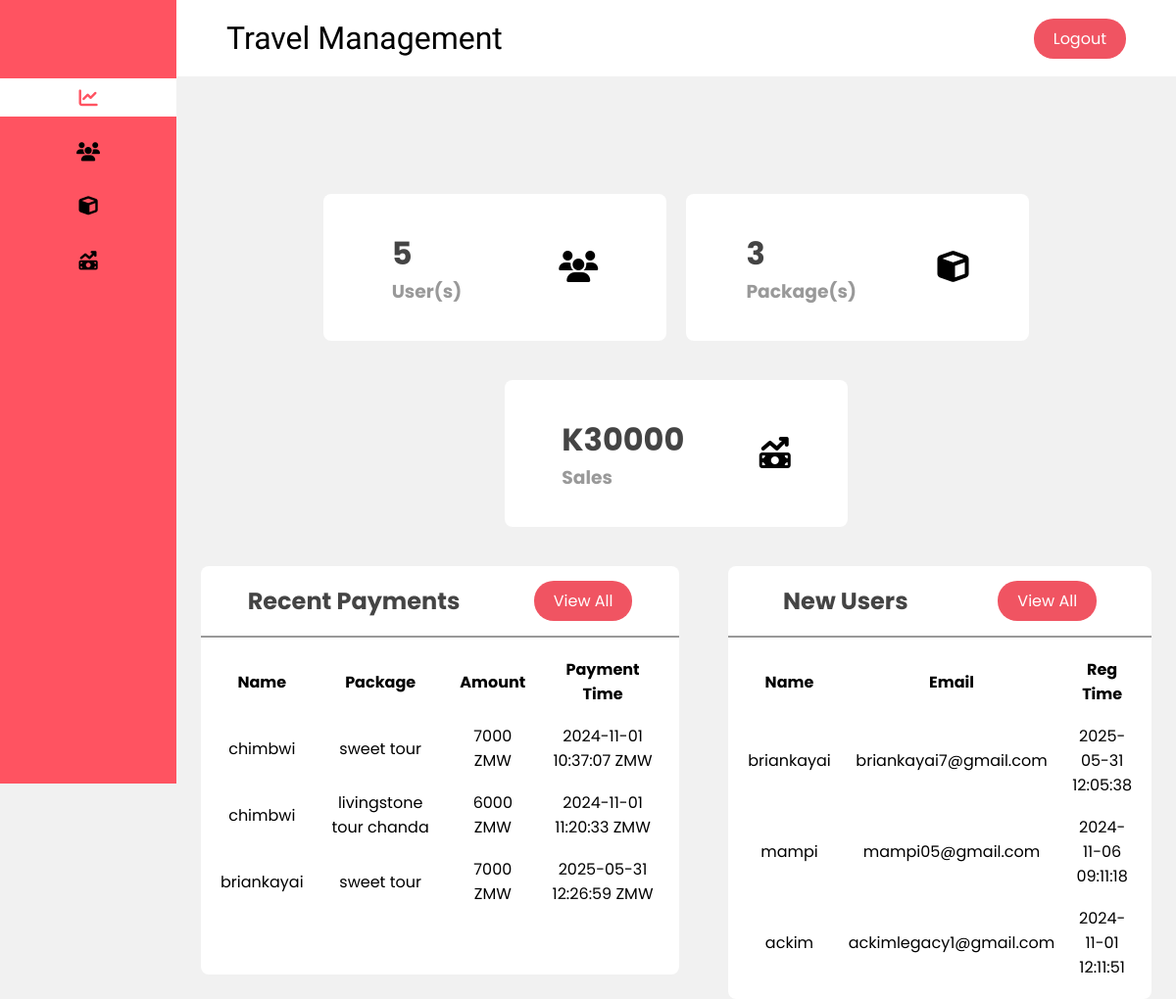
The page /auth/admin_dashboard.php (signed in) on the database its author committed.
### tables this page shows
CREATE TABLE `transactions` (
  `id` int(10) NOT NULL,
  `trans_id` varchar(255) DEFAULT NULL,
  `user_id` int(10) DEFAULT NULL,
  `package_id` int(10) DEFAULT NULL,
  `trans_amount` int(10) DEFAULT NULL,
  `trans_date` timestamp NULL DEFAULT NULL,
  `card_no` varchar(255) DEFAULT NULL,
  `val_id` varchar(255) DEFAULT NULL,
  `card_type` varchar(255) DEFAULT NULL
);

CREATE TABLE `users` (
  `id` int(10) NOT NULL,
  `username` varchar(50) NOT NULL,
  `user_pass` varchar(255) NOT NULL,
  `email` varchar(100) NOT NULL,
  `date_created` timestamp NOT NULL DEFAULT current_timestamp(),
  `is_admin` int(10) DEFAULT 0,
  `phone` varchar(15) DEFAULT NULL,
  `address` text DEFAULT NULL,
  `full_name` varchar(255) NOT NULL,
  `account_status` int(10) DEFAULT 1
);

CREATE TABLE `packages` (
  `package_id` int(10) NOT NULL,
  `package_name` varchar(255) DEFAULT NULL,
  `package_rating` float DEFAULT NULL,
  `package_desc` text DEFAULT NULL,
  `package_start` date DEFAULT NULL,
  `package_end` date DEFAULT NULL,
  `package_price` int(10) DEFAULT NULL,
  `package_location` varchar(255) DEFAULT NULL,
  `is_hotel` int(10) DEFAULT 0,
  `is_transport` int(10) DEFAULT 0,
  `is_food` int(10) DEFAULT 0,
  `is_guide` int(10) DEFAULT 0,
  `package_capacity` int(10) DEFAULT 0,
  `package_booked` int(10) UNSIGNED DEFAULT 0,
  `master_image` text DEFAULT NULL,
  `extra_image_1` text DEFAULT NULL,
  `extra_image_2` text DEFAULT NULL
);

### app/_dbConnection.php (called while the page is built, shortened)
<?php
class Database
{
    private $db_host = "localhost";
    private $db_user = "root";
    private $db_password = "";
    private $db_name = "triptrip";
    protected function connect()
    {
        try {
            $this->conn = new mysqli($this->db_host, $this->db_user, $this->db_password, $this->db_name);
        } catch (mysqli_sql_exception) {
            die(header("HTTP/1.0 503 Service Unavailable Error"));
        }
    }
}
class Packages extends Database
{
    public function getPackagesCount()
    {
        $sql = "SELECT * FROM packages";
        $result = $this->conn->query($sql);
        return $result->num_rows;
    }
}
class Users extends Database
{
    public function getAllUsers($limit = 1000)
    {
        $sql = "SELECT * FROM users WHERE is_admin = 0 ORDER BY date_created DESC LIMIT $limit ";
        $result = $this->conn->query($sql);
        return $result;
    }
    public function getUsersCount()
    {
        $sql = "SELECT * FROM users WHERE is_admin = 0";
        $result = $this->conn->query($sql);
        return $result->num_rows;
    }
}
class Transactions extends Database
{
    public function getAllTransactions($limit = 1000)
    {
        $sql = "SELECT *
            FROM transactions INNER JOIN users ON
            transactions.user_id = users.id
            INNER JOIN packages ON
            transactions.package_id = packages.package_id
            ORDER BY trans_date
            LIMIT $limit";
        $result = $this->conn->query($sql);
        return $result;
    }
    public function getTotalTransactionAmount()
    {
        $sql = "SELECT * FROM transactions";
        $result = $this->conn->query($sql);
        $total = 0;
        while ($row = mysqli_fetch_assoc($result)) {
            $total += $row['trans_amount'];
        }
        return $total;
    }
}

### auth/admin_dashboard.php (the view, shortened to what this page needs)
<!DOCTYPE html>
<html lang="en">
<?php include("./components/_head.php");
include_once("../app/_dbConnection.php");
$usersInstance = new Users();
$users = $usersInstance->getAllUsers(3);
$usersCount = $usersInstance->getUsersCount();
$packages = new Packages();
$packagesCount = $packages->getPackagesCount();
$transactionsInstance = new Transactions();
$transactions = $transactionsInstance->getAllTransactions(3);
$totalAmount = $transactionsInstance->getTotalTransactionAmount();
?>
<body>
    <div class="side-menu">
        <ul>
            <li class="active"><a href="./admin_dashboard.php"><i class="fa-solid fa-chart-line"></i><span>Dashboard</span></a></li>
            <li><a href="./users.php"><i class="fa-solid fa-users"></i><span>Users</span></a></li>
            <li><a href="./packages.php"><i class="fa-solid fa-cube"></i><span>Packages</span></a> </li>
            <li><a href="./sales.php"><i class="fa-solid fa-money-bill-trend-up"></i><span>Sales</span></a> </li>
        </ul>
    </div>
    <div class="container">
        <?php include("./components/_header.php") ?>
        <div class="content">
            <div class="cards">
                <div class="card">
                    <div class="box">
                        <h1><?php echo $usersCount ?></h1>
                        <h3>User(s)</h3>
                    </div>
                    <div class="icon-case">
                        <i class="fa-solid fa-users"></i>
                    </div>
                </div>
                <div class="card">
                    <div class="box">
                        <h1><?php echo $packagesCount ?></h1>
                        <h3>Package(s)</h3>
                    </div>
                    <div class="icon-case">
                        <i class="fa-solid fa-cube"></i>
                    </div>
                </div>
                <div class="card">
                    <div class="box">
                        <h1>K<?php echo $totalAmount ?></h1>
                        <h3>Sales</h3>
                    </div>
                    <div class="icon-case">
                        <i class="fa-solid fa-money-bill-trend-up"></i>
                    </div>
                </div>
            </div>
            <div class="content-2 dashboard">
                <div class="recent-payments">
                    <div class="title">
                        <h2>Recent Payments</h2>
                        <a href="./sales.php" class="btn">View All</a>
                    </div>
                    <table>
                        <tr>
                            <th>Name</th>
                            <th>Package</th>
                            <th>Amount</th>
                            <th>Payment Time</th>
                        </tr>
                        <?php
                        while ($row = mysqli_fetch_assoc($transactions)) {
                            echo "
                                <tr>
                                    <td>" . $row['username'] . "</td>
                                    <td>" . $row['package_name'] . "</td>
                                    <td>" . $row['trans_amount'] . " ZMW</td>
                                    <td>" . $row['trans_date'] . " ZMW</td>
                                </tr>
                                ";
                        }
                        ?>
                    </table>
                </div>
                <div class="new-users">
                    <div class="title">
                        <h2>New Users</h2>
                        <a href="./users.php" class="btn">View All</a>
                    </div>
                    <table>
                        <tr>
                            <th>Name</th>
                            <th>Email</th>
                            <th>Reg Time</th>
                        </tr>
                        <?php
                        while ($user = mysqli_fetch_assoc($users)) {
                            echo "
                                <tr>
                                    <td>" . $user['username'] . "</td>
                                    <td>" . $user['email'] . "</td>
                                    <td>" . $user['date_created'] . "</td>
                                </tr>";
                        }
                        ?>
                    </table>
                </div>
            </div>
        </div>
    </div>
</body>
</html>

### auth/assets/css/styles.css (style rules this page uses)
:root { --primary-color: #FF5361; --text-primary: #000; --text-shade: #999; --text-secondary: #fff; }
* { margin: 0; padding: 0; box-sizing: border-box; font-family: 'Poppins', sans-serif; }
body { background: #f1f1f1; display: flex; }
a { color: inherit; text-decoration: none; }
li { list-style: none; }
h1, h2 { color: #444; }
h3 { color: var(--text-shade); }
.btn { display: inline-block; padding: 8px 20px; border-radius: 20px; background: #f05462; color: white; text-align: center; border: none; cursor: pointer; }
.title { display: flex; align-items: center; justify-content: space-around; padding: 15px 10px; border-bottom: 2px solid var(--text-shade); }
table { padding: 10px; width: 100%; }
th, td { text-align: left; padding: 8px; }
.side-menu { width: 15%; position: fixed; background: var(--primary-color); height: 100vh; display: flex; flex-direction: column; row-gap: 2rem; }
ul { margin-top: 5rem; display: grid; width: 100%; row-gap: 1rem; }
.side-menu li a { text-align: center; display: flex; align-items: center; column-gap: 1rem; font-size: 1.2rem; padding: 10px 40px; color: black; cursor: pointer; }
.side-menu li.active a { color: var(--primary-color); background: white; }
.container { position: absolute; right: 0; width: 85%; background: #f1f1f1; }
.container .content { position: relative; margin-top: 10vh; }
.container .content .cards { padding: 20px 15px; display: flex; align-items: center; justify-content: center; flex-wrap: wrap; }
.container .content .cards .card { height: 150px; max-width: 350px; width: 100%; padding: 20px; background: white; margin: 20px 10px; display: flex; align-items: center; justify-content: space-around; border-radius: 0.5rem; }
.container .content .cards .card i { font-size: 2rem; }
.container .content .content-2.dashboard { display: flex; flex-wrap: wrap; width: 100%; }
.container .content .content-2 .recent-payments { flex: 5; background: white; margin: 0 25px 25px 25px; display: flex; flex-direction: column; border-radius: 0.5rem; }
.container .content .content-2 .recent-payments table td { text-align: center; }
.container .content .content-2 .new-users { flex: 2; background: white; margin: 0 25px; display: flex; flex-direction: column; border-radius: 0.5rem; }
.container .content .content-2 .new-users table td,th { text-align: center; }
@media screen and (max-width: 1250px) { .side-menu { align-items: center; } }
@media screen and (max-width: 1250px) { .side-menu li a { justify-content: center; padding: 10px 0; } }

### rows shown on the page
transactions: user.username "chimbwi", package.package_name "sweet tour", trans_amount "7000", trans_date "2024-11-01 10:37:07"
transactions: user.username "chimbwi", package.package_name "livingstone tour chanda", trans_amount "6000", trans_date "2024-11-01 11:20:33"
transactions: user.username "briankayai", package.package_name "sweet tour", trans_amount "7000", trans_date "2025-05-31 12:26:59"
users: username "briankayai", email "briankayai7@gmail.com", date_created "2025-05-31 12:05:38"
users: username "mampi", email "mampi05@gmail.com", date_created "2024-11-06 09:11:18"
users: username "ackim", email "ackimlegacy1@gmail.com", date_created "2024-11-01 12:11:51"

### other values the page prints
$usersCount "5"
$packagesCount "3"
$totalAmount "30000"
